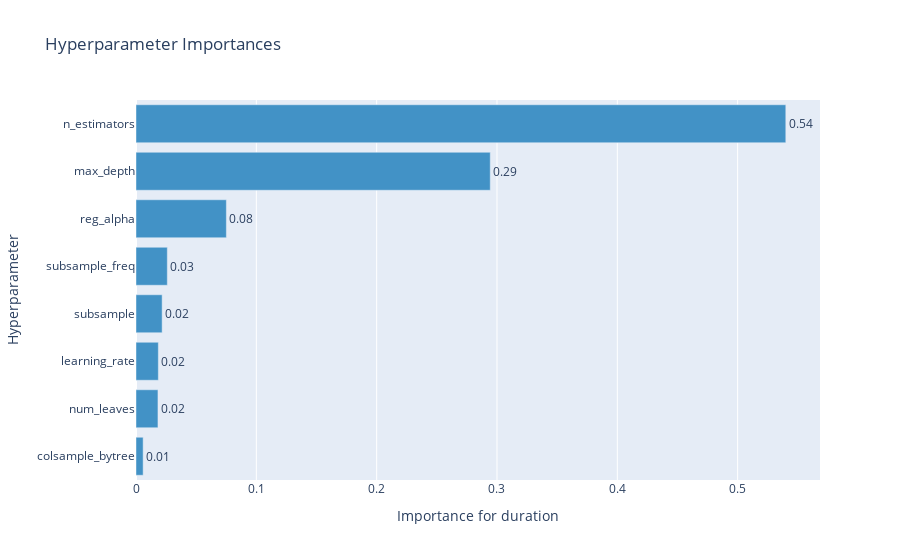

This figure's notebook cell:
### Code cell
optuna.visualization.plot_param_importances(
    study, target=lambda t: t.duration.total_seconds(), target_name="duration"
)

### Figure 1 — Plotly figure (JSON) as saved in the notebook; plotly's stock layout.template omitted (floating-point values rounded to 4 significant figures)
{"data": [{"cliponaxis": false, "hovertemplate": ["colsample_bytree (UniformDistribution): 0.005933669120308117<extra></extra>", "num_leaves (IntUniformDistribution): 0.018247982810940366<extra></extra>", "learning_rate (LogUniformDistribution): 0.018557576341718948<extra></extra>", "subsample (UniformDistribution): 0.021720854180785024<extra></extra>", "subsample_freq (IntUniformDistribution): 0.026018892589676167<extra></extra>", "reg_alpha (LogUniformDistribution): 0.07510142709730547<extra></extra>", "max_depth (IntUniformDistribution): 0.2943996304241683<extra></extra>", "n_estimators (IntUniformDistribution): 0.5400199674350975<extra></extra>"], "marker": {"color": "rgb(66,146,198)"}, "orientation": "h", "text": ["0.005933669120308117", "0.018247982810940366", "0.018557576341718948", "0.021720854180785024", "0.026018892589676167", "0.07510142709730547", "0.2943996304241683", "0.5400199674350975"], "textposition": "outside", "texttemplate": "%{text:.2f}", "type": "bar", "x": [0.005934, 0.01825, 0.01856, 0.02172, 0.02602, 0.0751, 0.2944, 0.54], "y": ["colsample_bytree", "num_leaves", "learning_rate", "subsample", "subsample_freq", "reg_alpha", "max_depth", "n_estimators"]}], "layout": {"showlegend": false, "title": {"text": "Hyperparameter Importances"}, "xaxis": {"title": {"text": "Importance for duration"}}, "yaxis": {"title": {"text": "Hyperparameter"}}}}
